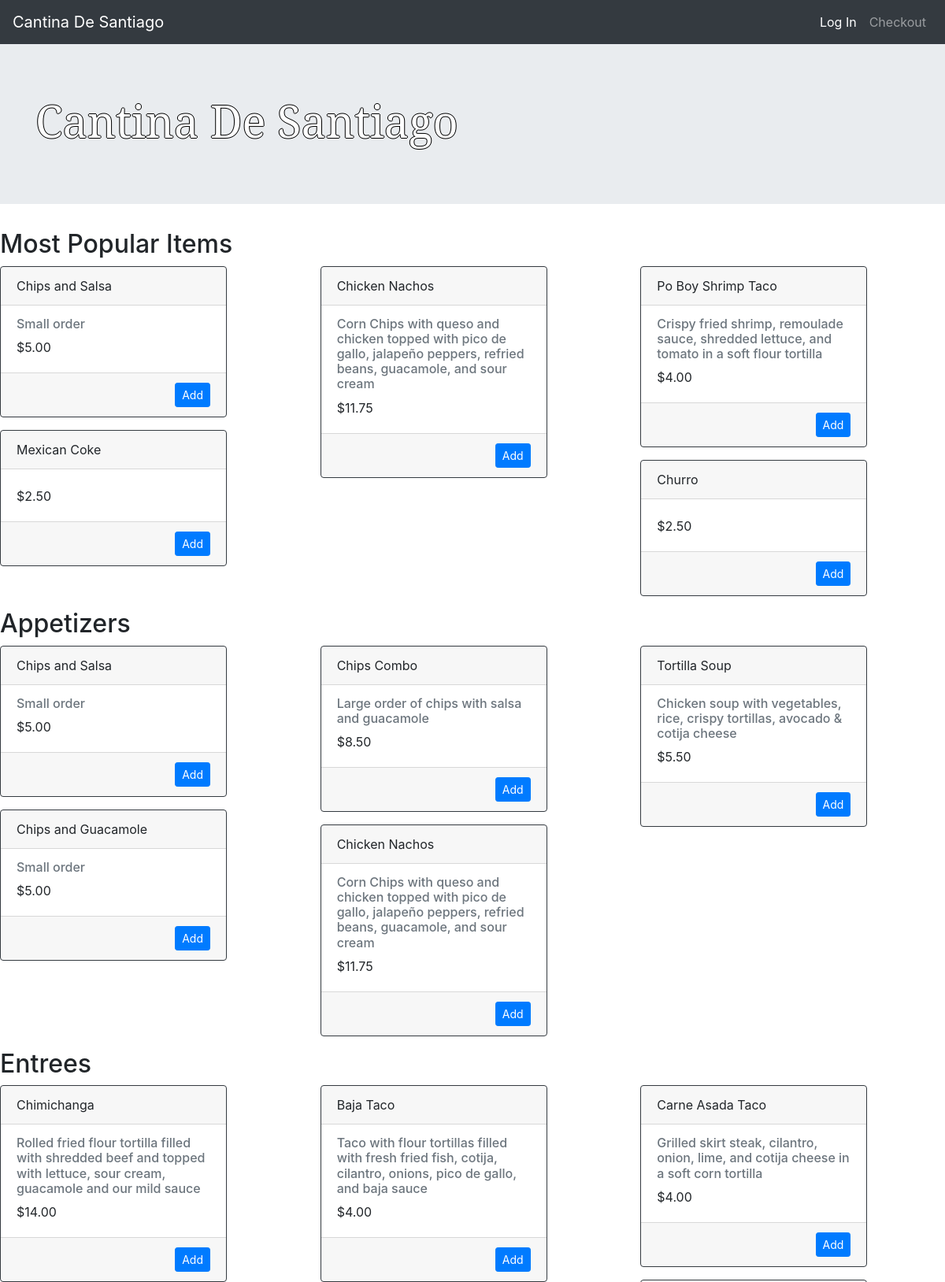
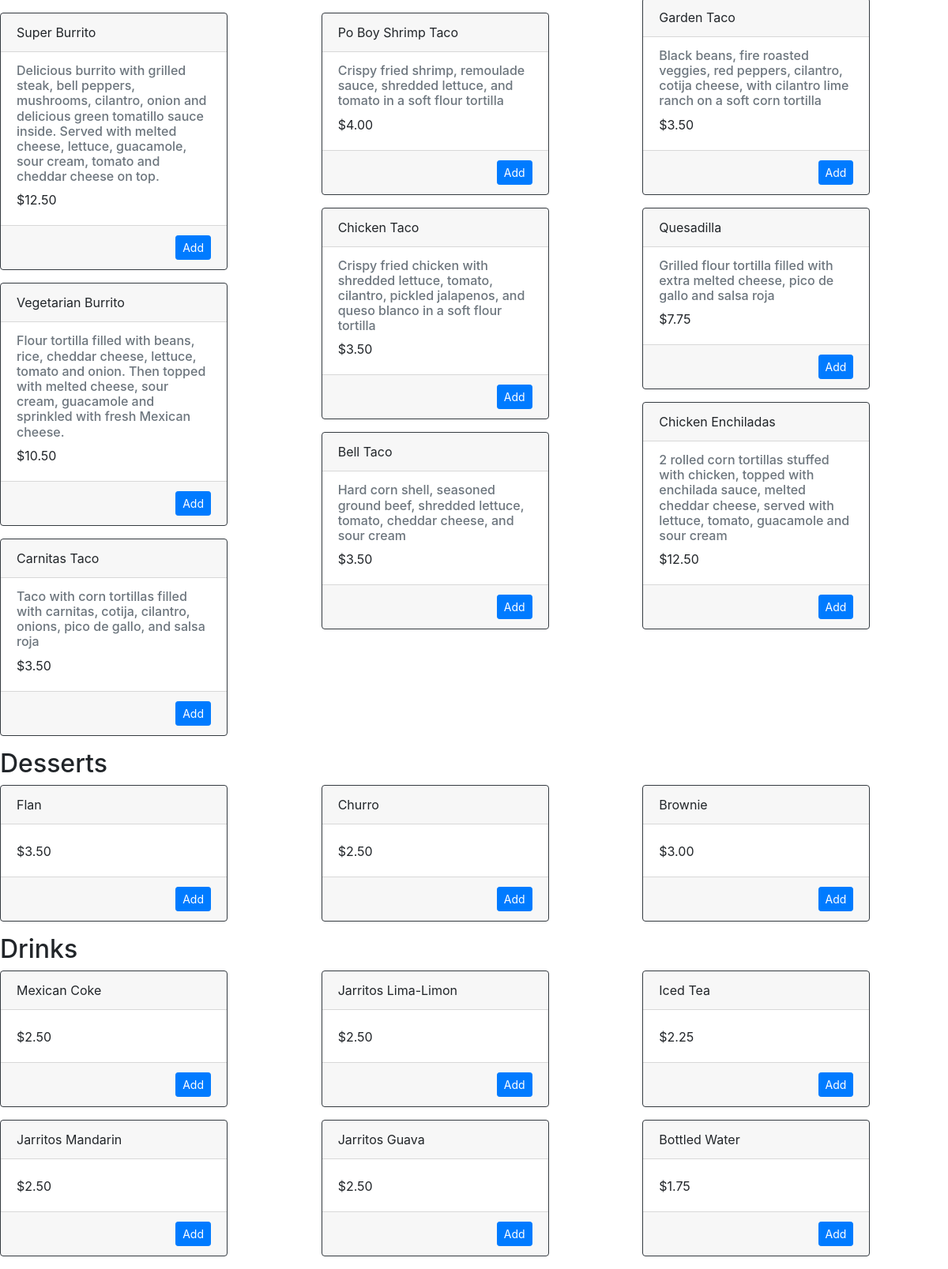
The page /menu on the database its author committed (2 pictures, top to bottom).
### models.py (models this page shows, shortened)
class MenuItem(Base):
    __tablename__ = 'menu_item'
    id = Column(Integer, primary_key=True)
    name = Column(String(80), nullable=False)
    course = Column(String(250), nullable=False)
    description = Column(String(250))
    price = Column(String(8), nullable=False)

### application.py (the view)
@app.route('/')
@app.route('/menu')
def show_menu():
    session = connect()
    items = session.query(MenuItem).all()
    top_items = session.query(TopItemView).all()
    try:
        if current_user.admin:
            return render_template('adminMenu.html', items=items,
                                   top_items=top_items)
        else:
            return render_template('publicMenu.html', items=items,
                                   top_items=top_items)
    except AttributeError:
        return render_template('publicMenu.html', items=items,
                               top_items=top_items)

### application.py (called while the page is built)
def connect():
    engine = create_engine('sqlite:///cantinadesantiago.db')
    Base.metadata.bind = engine
    DBSession = sessionmaker(bind=engine)
    session = DBSession()
    return session

### templates/publicMenu.html (shortened to what this page needs)
{% extends "base.html" %}
{% block content %}
    <div class="jumbotron jumbotron-fluid">
        <div class="container">
            <h1 class="display-4">Cantina De Santiago</h1>
        </div>
    </div>
    <div class = 'pane'>
        {% if items %}
            <h2>Most Popular Items</h2>
            <div class="card-columns">
            {% for i in top_items %}
                <div class="card border-dark mb-3" style="max-width: 18rem;">
                    <div class="card-header">{{i.name}}</div>
                    <div class="card-body">
                        <h6 class="card-subtitle mb-2 text-muted">{{i.description}}</h6>
                        <p class="card-text">${{i.price}}</p>
                    </div>
                    <div class="card-footer" align="right">
                        <a href={{ url_for('add_to_cart', menu_id=i.menu_item_id) }} class="btn btn-primary btn-sm">Add</a>
                    </div>
                </div>
            {% endfor %}
            </div>
            <h2>Appetizers</h2>
            <div class="card-columns">
            {% for i in items %}
                {% if i.course == 'Appetizer' %}
                    <div class="card border-dark mb-3" style="max-width: 18rem;">
                        <div class="card-header">{{i.name}}</div>
                        <div class="card-body">
                            <h6 class="card-subtitle mb-2 text-muted">{{i.description}}</h6>
                            <p class="card-text">${{i.price}}</p>
                        </div>
                        <div class="card-footer" align="right">
                            <a href={{ url_for('add_to_cart', menu_id=i.id) }} class="btn btn-primary btn-sm">Add</a>
                        </div>
                    </div>
                {% endif %}
            {% endfor %}
            </div>
            <h2>Entrees</h2>
            <div class="card-columns">
            {% for i in items %}
                {% if i.course == 'Entree' %}
                    <div class="card border-dark mb-3" style="max-width: 18rem;">
                        <div class="card-header">{{i.name}}</div>
                        <div class="card-body">
                            <h6 class="card-subtitle mb-2 text-muted">{{i.description}}</h6>
                            <p class="card-text">${{i.price}}</p>
                        </div>
                        <div class="card-footer" align="right">
                            <a href={{ url_for('add_to_cart', menu_id=i.id) }} class="btn btn-primary btn-sm">Add</a>
                        </div>
                    </div>
                {% endif %}
            {% endfor %}
            </div>
            <h2>Desserts</h2>
            <div class="card-columns">
            {% for i in items %}
                {% if i.course == 'Dessert' %}
                    <div class="card border-dark mb-3" style="max-width: 18rem;">
                        <div class="card-header">{{i.name}}</div>
                        <div class="card-body">
                            <p class="card-text">${{i.price}}</p>
                        </div>
                        <div class="card-footer" align="right">
                            <a href={{ url_for('add_to_cart', menu_id=i.id) }} class="btn btn-primary btn-sm">Add</a>
                        </div>
                    </div>
                {% endif %}
            {% endfor %}
            </div>
            <h2>Drinks</h2>
            <div class="card-columns">
            {% for i in items %}
                {% if i.course == 'Drink' %}
                    <div class="card border-dark mb-3" style="max-width: 18rem;">
                        <div class="card-header">{{i.name}}</div>
                        <div class="card-body">
                            <p class="card-text">${{i.price}}</p>
                        </div>
                        <div class="card-footer" align="right">
                            <a href={{ url_for('add_to_cart', menu_id=i.id) }} class="btn btn-primary btn-sm">Add</a>
                        </div>
                    </div>
                {% endif %}
            {% endfor %}
            </div>
        {% else %}
            <p> You currently have no menu items. </p>
        {% endif %}
        </div>
{% endblock %}

### templates/base.html (shortened to what this page needs)
<!DOCTYPE HTML5>
<html lang="en">
    <head>
        <link rel="stylesheet" href="https://stackpath.bootstrapcdn.com/bootstrap/4.1.3/css/bootstrap.min.css">
        <link rel=stylesheet type=text/css href="{{ url_for('static', filename='styles.css') }}">
    </head>
    <body>
        <div id="outer">
            <div id="inner_fixed">
                <nav class="navbar navbar-expand-lg navbar-dark bg-dark">
                    <a class="navbar-brand" href='{{url_for('show_menu')}}'>Cantina De Santiago</a>
                    <div class="collapse navbar-collapse" id="navbarText">
                        <ul class="navbar-nav">
                            {% if current_user.is_anonymous %}
                                <a class="nav-link active" href='{{url_for('show_login')}}'>Log In</a>
                                <li class="nav-item">
                                    <a class="nav-link" href='{{url_for('show_cart')}}'>Checkout</a>
                                </li>
                            {% endif %}
                        </ul>
                    </div>
                </nav>
            </div>
            {% block content %}
			{% endblock %}
        </div>
    </body>
</html>

### static/styles.css (style rules this page uses)
h1 { color: white; font-family:"Serif"; font-size: 72px; text-shadow: -1px 0 black, 0 1px black, 1px 0 black, 0 -1px black; }

### rows shown on the page
MenuItem: name "Chips and Salsa", description "Small order", price "5.00"
MenuItem: name "Mexican Coke", price "2.50"
MenuItem: name "Chicken Nachos", description "Corn Chips with queso and chicken topped with pico de gallo, jalapeño peppers, refried beans, guacamole, and sour cream", price "11.75"
MenuItem: name "Po Boy Shrimp Taco", description "Crispy fried shrimp, remoulade sauce, shredded lettuce, and tomato in a soft flour tortilla", price "4.00"
MenuItem: name "Churro", price "2.50"
MenuItem: name "Chips and Guacamole", description "Small order", price "5.00"
MenuItem: name "Chips Combo", description "Large order of chips with salsa and guacamole", price "8.50"
MenuItem: name "Tortilla Soup", description "Chicken soup with vegetables, rice, crispy tortillas, avocado & cotija cheese", price "5.50"
MenuItem: name "Chimichanga", description "Rolled fried flour tortilla filled with shredded beef and topped with lettuce, sour cream, guacamole and our mild sauce", price "14.00"
MenuItem: name "Super Burrito", description "Delicious burrito with grilled steak, bell peppers, mushrooms, cilantro, onion and delicious green tomatillo sauce inside. Served with melted cheese, lettuce, guacamole, sour cream, tomato and cheddar cheese on top.", price "12.50"
MenuItem: name "Vegetarian Burrito", description "Flour tortilla filled with beans, rice, cheddar cheese, lettuce, tomato and onion. Then topped with melted cheese, sour cream, guacamole and sprinkled with fresh Mexican cheese.", price "10.50"
MenuItem: name "Carnitas Taco", description "Taco with corn tortillas filled with carnitas, cotija, cilantro, onions, pico de gallo, and salsa roja", price "3.50"
MenuItem: name "Baja Taco", description "Taco with flour tortillas filled with fresh fried fish, cotija, cilantro, onions, pico de gallo, and baja sauce", price "4.00"
MenuItem: name "Chicken Taco", description "Crispy fried chicken with shredded lettuce, tomato, cilantro, pickled jalapenos, and queso blanco in a soft flour tortilla", price "3.50"
MenuItem: name "Bell Taco", description "Hard corn shell, seasoned ground beef, shredded lettuce, tomato, cheddar cheese, and sour cream", price "3.50"
MenuItem: name "Carne Asada Taco", description "Grilled skirt steak, cilantro, onion, lime, and cotija cheese in a soft corn tortilla", price "4.00"
MenuItem: name "Garden Taco", description "Black beans, fire roasted veggies, red peppers, cilantro, cotija cheese, with cilantro lime ranch on a soft corn tortilla", price "3.50"
MenuItem: name "Quesadilla", description "Grilled flour tortilla filled with extra melted cheese, pico de gallo and salsa roja", price "7.75"
MenuItem: name "Chicken Enchiladas", description "2 rolled corn tortillas stuffed with chicken, topped with enchilada sauce, melted cheddar cheese, served with lettuce, tomato, guacamole and sour cream", price "12.50"
MenuItem: name "Flan", price "3.50"
MenuItem: name "Brownie", price "3.00"
MenuItem: name "Jarritos Mandarin", price "2.50"
MenuItem: name "Jarritos Lima-Limon", price "2.50"
MenuItem: name "Jarritos Guava", price "2.50"
MenuItem: name "Iced Tea", price "2.25"
MenuItem: name "Bottled Water", price "1.75"
